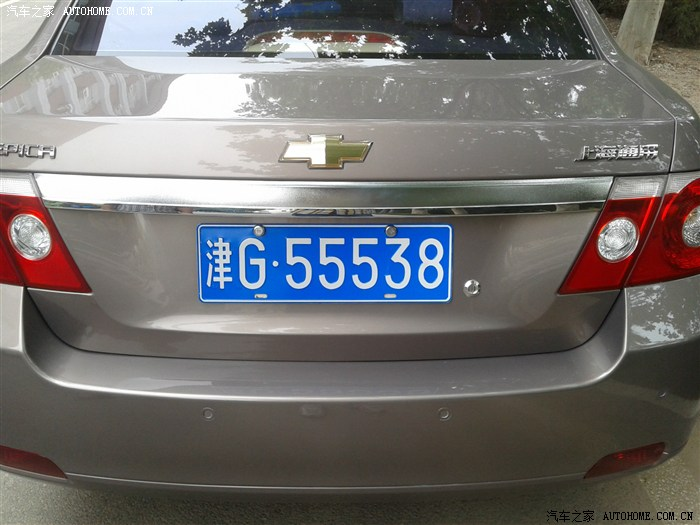
#> input picture 大三下/DIP/第二次作业/img/1.jpg, 700 x 525 px
$ python -i find.py   (imports and definitions only)   (older library calls are emulated)
#> lines starting #> are read from the running program, lines starting #| are printed output that depends on the picture; after the words box and inside, x2 and y2 are one past the last pixel; in counts of white or black regions, pixels touching at a corner belong together
import cv2
import numpy as np


def detect(image_path):
#> called with image_path = '../img/1.jpg'
    origin_image = cv2.imread(image_path)
#> origin_image is the input picture: shape (525, 700, 3); mean B, G, R 110.8, 110.9, 112.8
    # 灰度图
    gray = cv2.cvtColor(origin_image, cv2.COLOR_BGR2GRAY)
    # 分辨率调整 高斯去噪
    blurred = cv2.GaussianBlur(gray, (5, 5), 0, 0, cv2.BORDER_DEFAULT)
    # sobel算子边缘检测
    Sobel_x = cv2.Sobel(blurred, cv2.CV_16S, 1, 0)
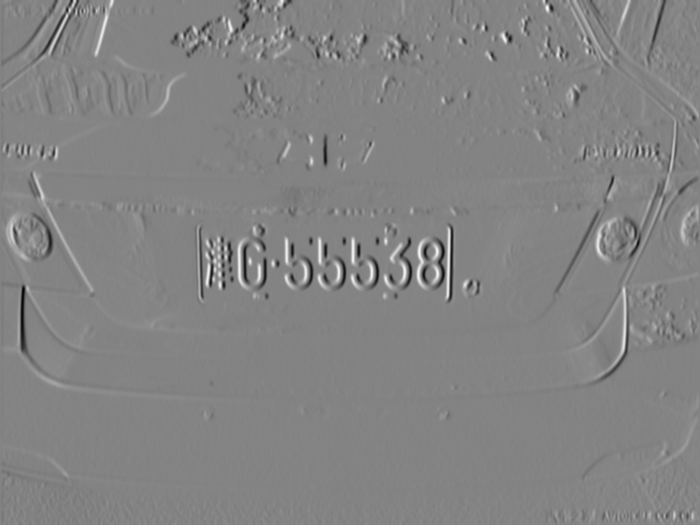
#> Sobel_x: shape (525, 700) int16; min -435, max 406, mean -0.6; drawn with min black and max white
    absX = cv2.convertScaleAbs(Sobel_x)  # 转回uint8
    image = absX
    # 自适应阈值处理--—获得二值化图
    ret, image = cv2.threshold(image, 0, 255, cv2.THRESH_OTSU)
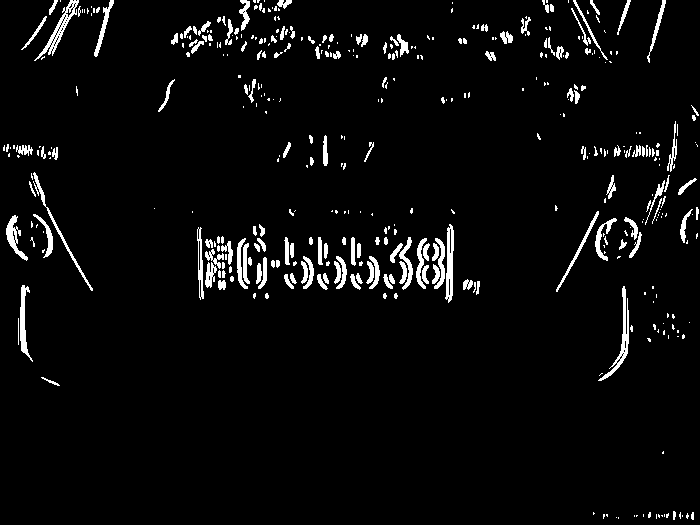
#> image: shape (525, 700); 4.2% white; 420 white regions (262 under 20 px), largest, box (x1, y1, x2, y2) and area: (598, 286, 629, 381) 513, (34, 0, 79, 61) 508, (445, 224, 454, 303) 452
#> ret = 82

    # 闭运算，白色部分练成整体
    kernelX = cv2.getStructuringElement(cv2.MORPH_RECT, (15, 5))
    image = cv2.morphologyEx(image, cv2.MORPH_CLOSE, kernelX, iterations=1)
#> image: shape (525, 700); 8.2% white; 68 white regions (26 under 20 px), largest, box (x1, y1, x2, y2) and area: (197, 224, 480, 303) 10794, (556, 121, 700, 292) 3909, (171, 0, 358, 59) 3314
    # 去除小白点
    kernelX = cv2.getStructuringElement(cv2.MORPH_RECT, (50, 1))
    kernelY = cv2.getStructuringElement(cv2.MORPH_RECT, (1, 20))

    # x方向进行闭操作（抑制暗细节）
    image = cv2.dilate(image, kernelX)  # 膨胀
#> image: shape (525, 700); 28% white; 28 white regions, largest, box (x1, y1, x2, y2) and area: (147, 0, 691, 63) 22509, (173, 224, 505, 303) 21599, (531, 105, 700, 292) 16603
    image = cv2.erode(image, kernelX)  # 腐蚀
#> image: shape (525, 700); 15.4% white; 30 white regions (13 under 20 px), largest, box (x1, y1, x2, y2) and area: (198, 224, 481, 303) 15229, (172, 0, 667, 63) 14914, (557, 105, 700, 292) 9550

    # y方向的开操作
    image = cv2.erode(image, kernelY)  # 腐蚀
#> image: shape (525, 700); 6.6% white; 16 white regions (4 under 20 px), largest, box (x1, y1, x2, y2) and area: (199, 234, 455, 294) 9564, (583, 185, 700, 252) 2980, (546, 0, 665, 51) 2768
    image = cv2.dilate(image, kernelY)  # 膨胀
#> image: shape (525, 700); 11.7% white; 16 white regions (1 under 20 px), largest, box (x1, y1, x2, y2) and area: (199, 225, 455, 304) 14428, (583, 176, 700, 262) 5982, (188, 0, 331, 61) 4787

    # 中值滤波去除噪点
    edge2 = cv2.medianBlur(image, 15)
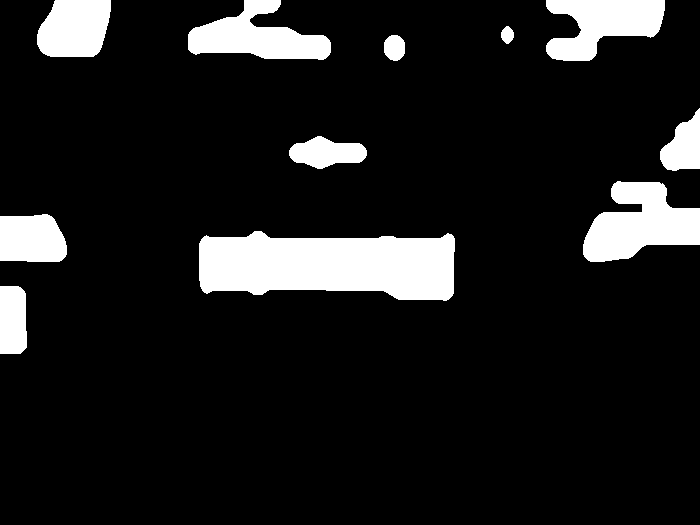
#> edge2: shape (525, 700); 11.3% white; 11 white regions
    cv2.imshow('edge',edge2)

    # 查找图像边缘整体形成的矩形区域，可能有很多，车牌就在其中一个矩形区域中
    contours, hierarchy = cv2.findContours(edge2, cv2.RETR_TREE, cv2.CHAIN_APPROX_SIMPLE)
#> contours = 11 contours; largest, box (x1, y1, x2, y2) and area: (199, 231, 455, 301) 13999, (583, 181, 700, 262) 5764, (188, 0, 331, 60) 4542, (546, 0, 665, 61) 4446, (37, 0, 111, 57) 3450

    # 将轮廓规整为长方形
    rectangles = []
    for c in contours:
        x = []
        y = []
        for point in c:
            y.append(point[0][0])
            x.append(point[0][1])
        r = [min(y), min(x), max(y), max(x)]
        rectangles.append(r)
#> this loop made 11 passes
#> r on passes 1 to 11: [0, 286, 26, 353], [199, 231, 454, 300], [0, 214, 66, 261], [583, 181, 699, 261], [289, 136, 366, 168], [660, 108, 699, 170], [384, 35, 404, 60], [501, 26, 513, 43], [546, 0, 664, 60], [188, 0, 330, 59], [37, 0, 110, 56]
#> after the loop, rectangles = [[0, 286, 26, 353], [199, 231, 454, 300], [0, 214, 66, 261], [583, 181, 699, 261], [289, 136, 366, 168], [660, 108, 699, 170], [384, 35, 404, 60], [501, 26, 513, 43], [546, 0, 664, 60], [188, 0, 330, 59], [37, 0, 110, 56]]

    # 排除形状不对的
    car_contours =[]
    for r in rectangles:
        area_width = r[2]-r[0]
        area_height = r[3]-r[1]
        if area_width < area_height:
            area_width, area_height = area_height, area_width
        wh_ratio = area_width / area_height
        # print(wh_ratio)
        # 要求矩形区域长宽比在2到6之间，2到6是车牌的长宽比，其余的矩形排除
        if wh_ratio > 2 and wh_ratio < 6:
            car_contours.append(r)
#> this loop made 11 passes
#> (r, area_width, area_height, wh_ratio) on passes 1, 2, 3, 4, 5, 6, 7, 9, 10, 11: ([0, 286, 26, 353], 67, 26, 2.58), ([199, 231, 454, 300], 255, 69, 3.7), ([0, 214, 66, 261], 66, 47, 1.4), ([583, 181, 699, 261], 116, 80, 1.45), ([289, 136, 366, 168], 77, 32, 2.41), ([660, 108, 699, 170], 62, 39, 1.59), ([384, 35, 404, 60], 25, 20, 1.25), ([546, 0, 664, 60], 118, 60, 1.97), ([188, 0, 330, 59], 142, 59, 2.41), ([37, 0, 110, 56], 73, 56, 1.3)
#> after the loop, car_contours = [[0, 286, 26, 353], [199, 231, 454, 300], [289, 136, 366, 168], [188, 0, 330, 59]]


    # 用颜色识别出车牌区域
    dist_r = []
    max_mean = 0
    for r in car_contours:

        block = origin_image[r[1]:r[3], r[0]:r[2]]
        hsv = cv2.cvtColor(block, cv2.COLOR_BGR2HSV)

        for i in range(3):
            if i == 0: # 蓝色
                low = np.array([100, 55, 55])
                up = np.array([125, 255, 255])

            if i == 1: # 黄色
                low = np.array([20, 55, 55])
                up = np.array([40, 255, 255])

            if i == 2: # 绿色
                low = np.array([35, 55, 55])
                up = np.array([80, 255, 255])

            result = cv2.inRange(hsv, low, up)
            # 用计算均值的方式找出符合指定颜色的区域
            mean = cv2.mean(result)
            if mean[0] > max_mean:
                color = i
                # print(i, r[0])
                max_mean = mean[0]
                dist_r = r
#> this loop made 4 passes
#> pass 1, in detect, `block = origin_image[r[1]:r[3], r[0]:r[2]]`:
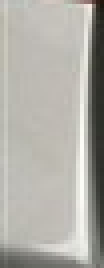
#> block: shape (67, 26, 3) (shown 4 times larger); mean B, G, R 166.4, 173, 174.8
#> pass 2, in detect, `block = origin_image[r[1]:r[3], r[0]:r[2]]`:
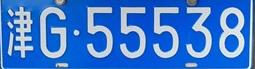
#> block: shape (69, 255, 3); mean B, G, R 205.7, 121.3, 61.3
#> after the loop:
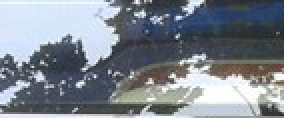
#> block: shape (59, 142, 3) (shown 2 times larger); mean B, G, R 141.7, 132.8, 125.4
#> after the loop: hsv: shape (59, 142, 3); mean H, S, V 92.6, 44, 144
#> after the loop:
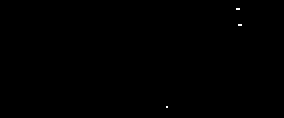
#> result: shape (59, 142) (shown 2 times larger); 0.06% white in thin lines or dots, all inside (x1, y1, x2, y2) = (83, 4, 121, 54)
#> after the loop, color = 0; dist_r = [199, 231, 454, 300]; max_mean = 203.5


   # print(dist_r[0],dist_r[1] , dist_r[2] ,dist_r[3])
    res = origin_image[dist_r[1]:dist_r[3], dist_r[0]:dist_r[2]]

    cv2.imshow("img", res)
    return res,color

>>> result = detect('../img/1.jpg')

$ run again, on 大三下/DIP/第二次作业/img/4.jpg
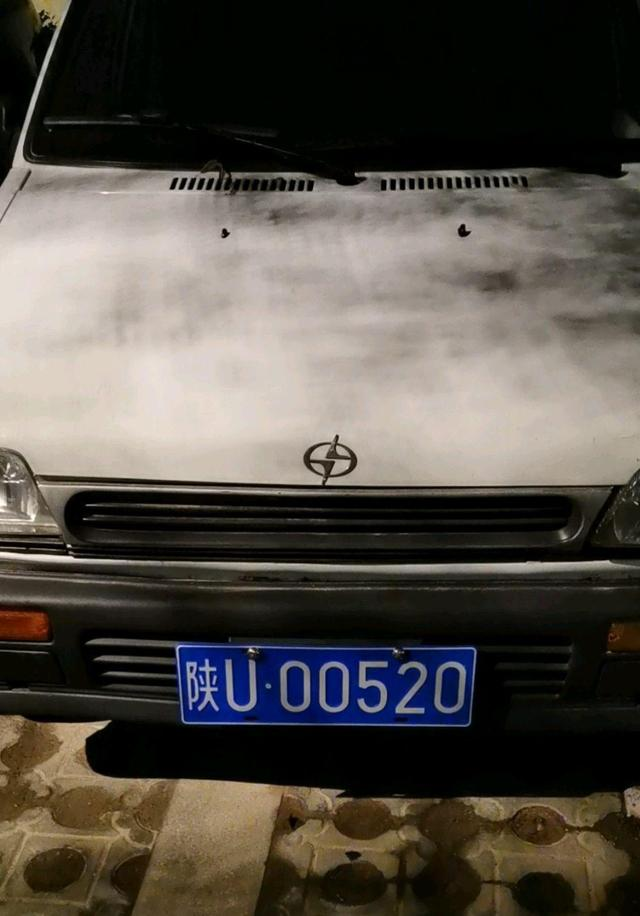
#> input picture 大三下/DIP/第二次作业/img/4.jpg, 640 x 916 px
#> in detect, origin_image is the input picture: shape (916, 640, 3); mean B, G, R 70.8, 77.8, 83.2
#> in detect, `ret, image = cv2.threshold(image, 0, 255, cv2.THRESH_OTSU)`:
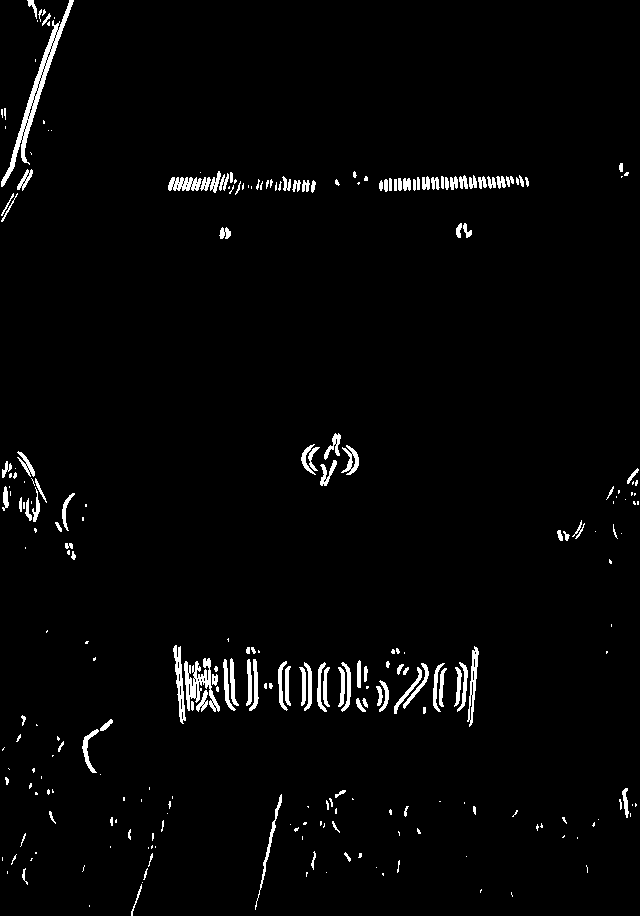
#> image: shape (916, 640); 2.4% white; 267 white regions (139 under 20 px), largest, box (x1, y1, x2, y2) and area: (1, 0, 74, 187) 1538, (184, 658, 220, 712) 804, (173, 645, 186, 724) 422
#> ret = 84
#> edge2: shape (916, 640); 4.3% white; 6 white regions
#> contours = 6 contours; box (x1, y1, x2, y2) and area: (176, 654, 478, 718) 14999, (0, 0, 72, 222) 4360, (0, 452, 67, 529) 2952, (306, 440, 357, 482) 1500, (624, 789, 640, 819) 380, (214, 173, 234, 194) 306
#> the loop in detect, `for c in contours:` made 6 passes
#> r on passes 1 to 6: [624, 789, 639, 818], [176, 654, 477, 717], [0, 452, 66, 528], [306, 440, 356, 481], [214, 173, 233, 193], [0, 0, 71, 221]
#> after the loop in detect, `for c in contours:`: rectangles = [[624, 789, 639, 818], [176, 654, 477, 717], [0, 452, 66, 528], [306, 440, 356, 481], [214, 173, 233, 193], [0, 0, 71, 221]]
#> the loop in detect, `for r in rectangles:` made 6 passes
#> (r, area_width, area_height, wh_ratio) on passes 2, 3, 4, 6: ([176, 654, 477, 717], 301, 63, 4.78), ([0, 452, 66, 528], 76, 66, 1.15), ([306, 440, 356, 481], 50, 41, 1.22), ([0, 0, 71, 221], 221, 71, 3.11)
#> after the loop in detect, `for r in rectangles:`: car_contours = [[176, 654, 477, 717], [0, 0, 71, 221]]
#> the loop in detect, `for r in car_contours: ` made 2 passes
#> pass 2, in detect, `block = origin_image[r[1]:r[3], r[0]:r[2]]`:
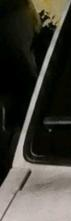
#> block: shape (221, 71, 3); mean B, G, R 54.6, 62.2, 64.3
#> after the loop in detect, `for r in car_contours:`: color = 0; dist_r = [176, 654, 477, 717]; max_mean = 204.5
